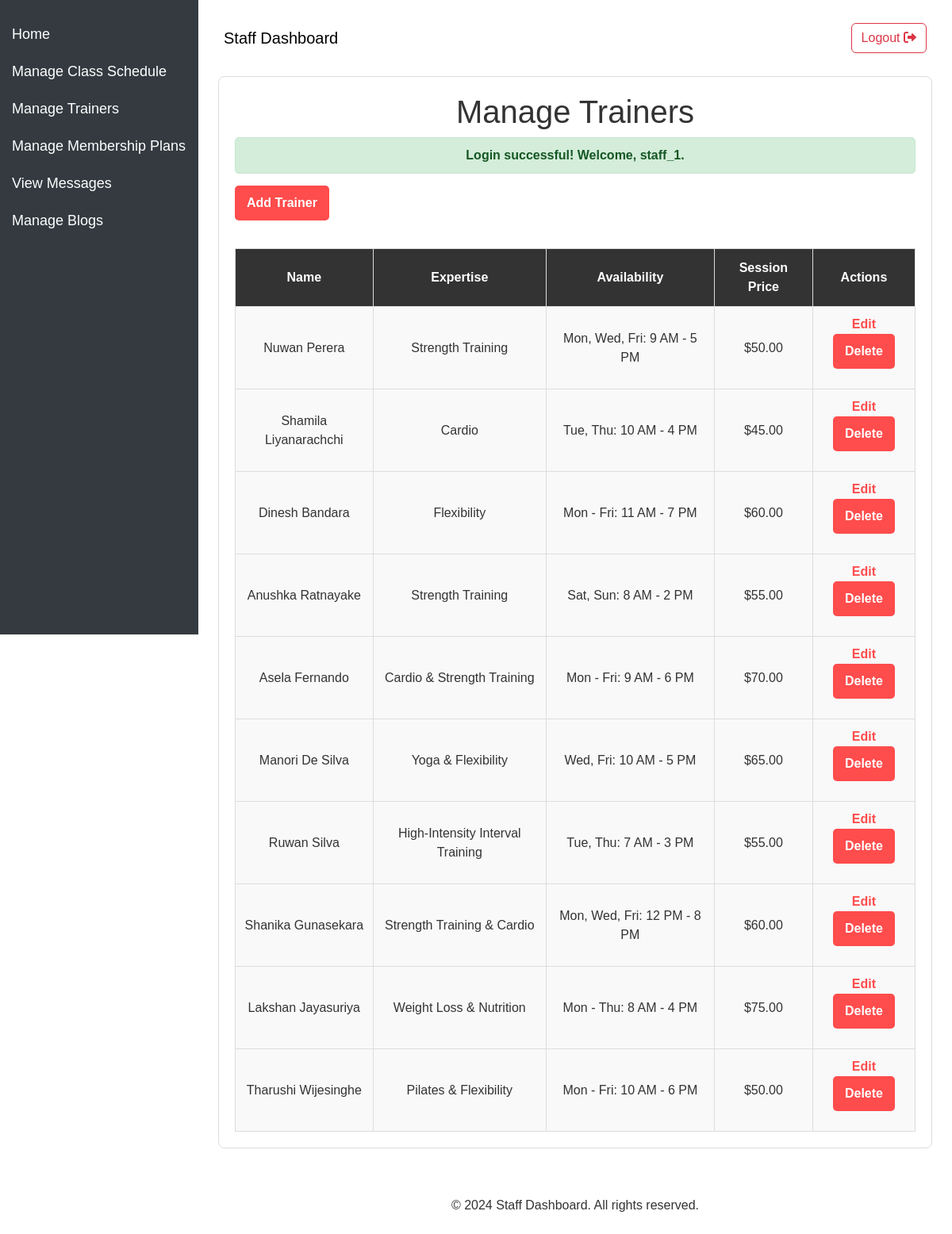
Page /fitzone/staff/manage_trainers.php (signed in) on the committed database.
### tables this page shows
CREATE TABLE `trainers` (
  `id` int(11) NOT NULL,
  `name` varchar(100) NOT NULL,
  `expertise` text NOT NULL,
  `bio` text DEFAULT NULL,
  `availability` varchar(255) DEFAULT NULL,
  `photo_path` varchar(255) DEFAULT NULL,
  `session_price` decimal(10,2) DEFAULT NULL
);

### fitzone/staff/manage_trainers.php (the view, shortened to what this page needs)
<?php
include 'database_connection.php';
$trainers = $conn->query("SELECT * FROM trainers");
include 'assists/header_staff.php';
?>
<section class="manage-trainers">
    <h1>Manage Trainers</h1>
    <?php if (isset($_SESSION['success'])): ?>
        <div class="message success"><?= $_SESSION['success']; ?></div>
    <?php elseif (isset($_SESSION['error'])): ?>
        <div class="message error"><?= $_SESSION['error']; ?></div>
        <?php unset($_SESSION['error']); ?>
    <?php endif; ?>
    <button onclick="document.getElementById('addTrainerModal').style.display='block'">Add Trainer</button>
    <table border="1">
        <tr>
            <th>Name</th>
            <th>Expertise</th>
            <th>Availability</th>
            <th>Session Price</th>
            <th>Actions</th>
        </tr>
        <?php while ($row = $trainers->fetch_assoc()): ?>
            <tr>
                <td><?= htmlspecialchars($row['name']) ?></td>
                <td><?= htmlspecialchars($row['expertise']) ?></td>
                <td><?= htmlspecialchars($row['availability']) ?></td>
                <td>$<?= htmlspecialchars($row['session_price']) ?></td>
                <td>
                    <a class="a" href="edit_trainer.php?id=<?= $row['id'] ?>">Edit</a>
                    <form method="post" style="display:inline;">
                        <button type="submit" name="delete_trainer" onclick="return confirm('Are you sure?')">Delete</button>
                    </form>
                </td>
            </tr>
        <?php endwhile; ?>
    </table>
</section>
<?php include 'assists/footer_staff.php'; ?>

### fitzone/staff/assists/header_staff.php (style rules this page uses)
body { display: flex; min-height: 100vh; flex-direction: column; }

### fitzone/staff/manage_trainers.php (style rules this page uses)
body { font-family: Arial, sans-serif; background-color: #ffffff; color: #333333; margin: 0; padding: 0; }
.manage-trainers { max-width: 900px; margin: 20px auto; padding: 20px; background-color: #ffffff; color: #333; border: 1px solid #ddd; border-radius: 8px; }
.manage-trainers h1 { text-align: center; color: #333; }
.manage-trainers button { background-color: #ff4c4c; color: #ffffff; border: none; padding: 10px 15px; cursor: pointer; font-size: 16px; font-weight: bold; border-radius: 5px; margin-bottom: 15px; }
table { width: 100%; border-collapse: collapse; margin-top: 20px; background-color: #f9f9f9; }
table, th, td { border: 1px solid #ddd; }
th { padding: 12px; background-color: #333; color: #ffffff; text-align: center; }
td { padding: 10px; text-align: center; }
.a { color: #ff4c4c; text-decoration: none; font-weight: bold; }
.message { padding: 10px; border-radius: 5px; text-align: center; margin-bottom: 15px; font-weight: bold; }
.success { background-color: #d4edda; color: #155724; border: 1px solid #c3e6cb; }

### rows in the picture
trainers: name "Nuwan Perera", expertise "Strength Training", availability "Mon, Wed, Fri: 9 AM - 5 PM", session_price "50.00"
trainers: name "Shamila Liyanarachchi", expertise "Cardio", availability "Tue, Thu: 10 AM - 4 PM", session_price "45.00"
trainers: name "Dinesh Bandara", expertise "Flexibility", availability "Mon - Fri: 11 AM - 7 PM", session_price "60.00"
trainers: name "Anushka Ratnayake", expertise "Strength Training", availability "Sat, Sun: 8 AM - 2 PM", session_price "55.00"
trainers: name "Asela Fernando", expertise "Cardio & Strength Training", availability "Mon - Fri: 9 AM - 6 PM", session_price "70.00"
trainers: name "Manori De Silva", expertise "Yoga & Flexibility", availability "Wed, Fri: 10 AM - 5 PM", session_price "65.00"
trainers: name "Ruwan Silva", expertise "High-Intensity Interval Training", availability "Tue, Thu: 7 AM - 3 PM", session_price "55.00"
trainers: name "Shanika Gunasekara", expertise "Strength Training & Cardio", availability "Mon, Wed, Fri: 12 PM - 8 PM", session_price "60.00"
trainers: name "Lakshan Jayasuriya", expertise "Weight Loss & Nutrition", availability "Mon - Thu: 8 AM - 4 PM", session_price "75.00"
trainers: name "Tharushi Wijesinghe", expertise "Pilates & Flexibility", availability "Mon - Fri: 10 AM - 6 PM", session_price "50.00"

### other values in the picture
$_SESSION['success'] "Login successful! Welcome, staff_1."
